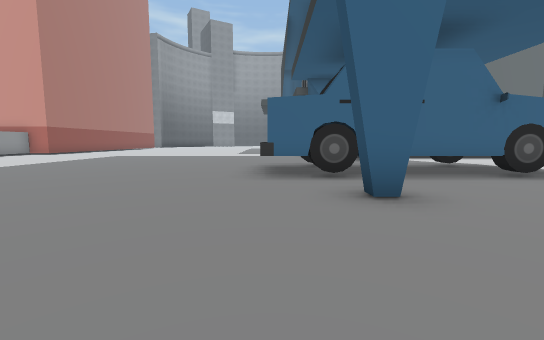
[1] (above)

24 first-person views from a walk through a Unity game level. The camera is 1.3 m above the floor, tilts 6° down and sees 90° across. The floor is counted in squares, 2 m on a side. Each view is taken from the middle of a square. On the plan, view 1 faces up. The plan holds only what a view shows up to about 9 squares ahead; the rest is blank. The place goes on beyond the plan. The player character is not drawn. Some surface patterns are stand-ins.

[2]
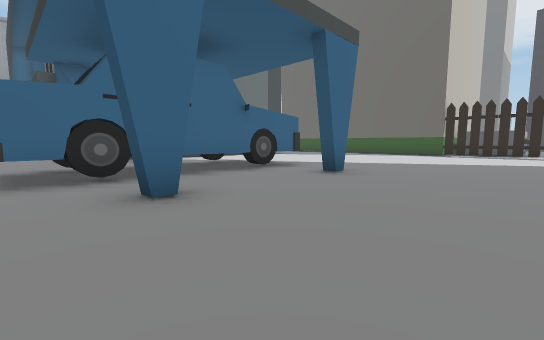

[3]
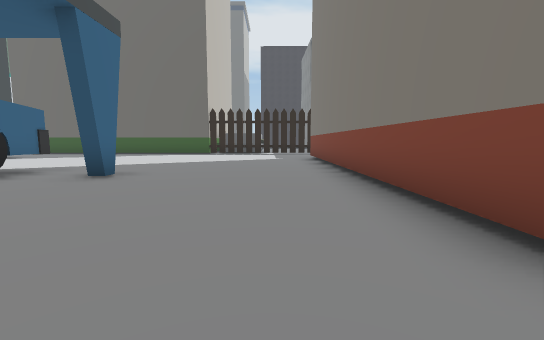

[4]
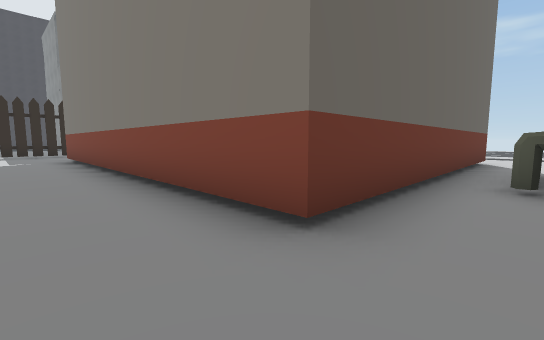

[5]
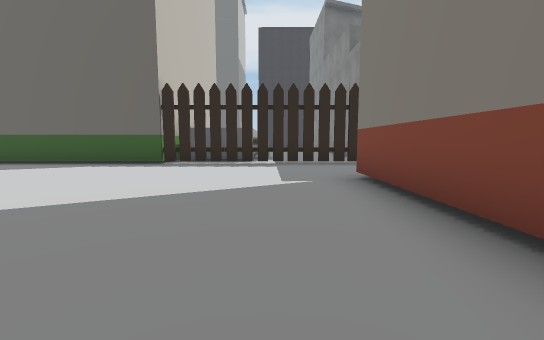

[6]
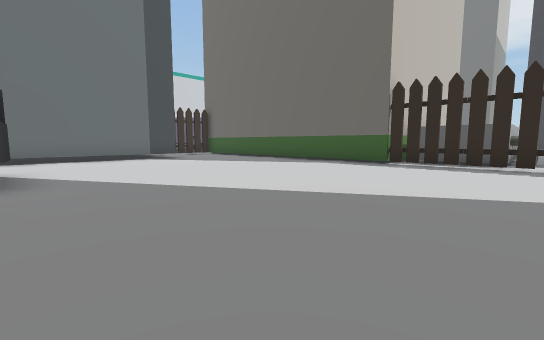

[7]
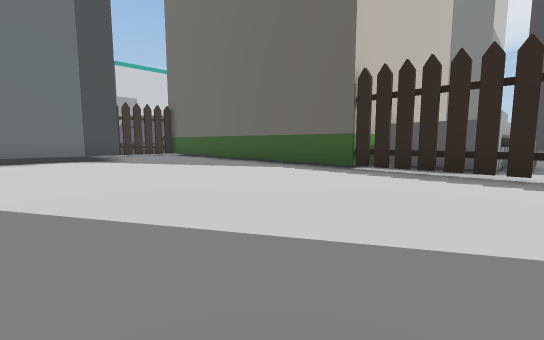

[8]
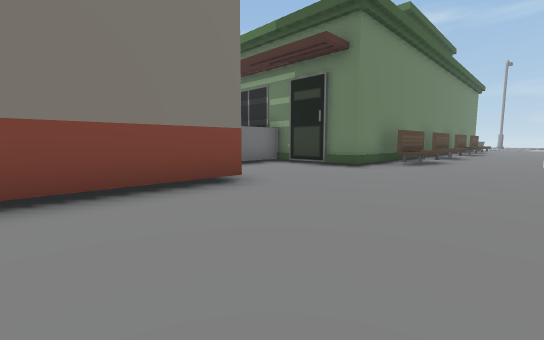

[9]
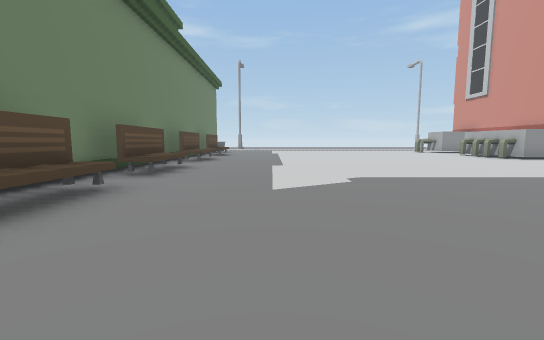

[10]
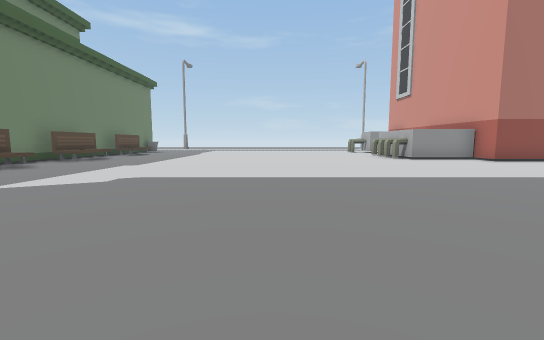

[11]
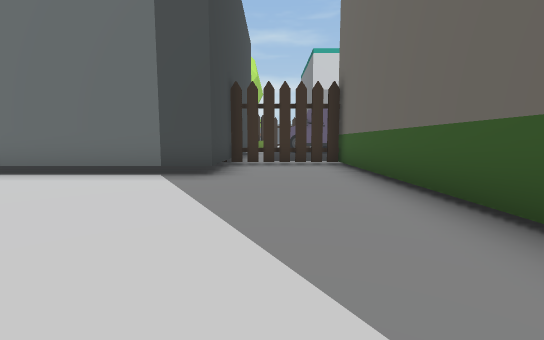

[12]
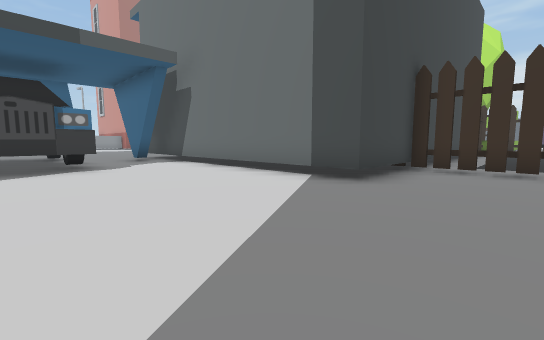

[13]
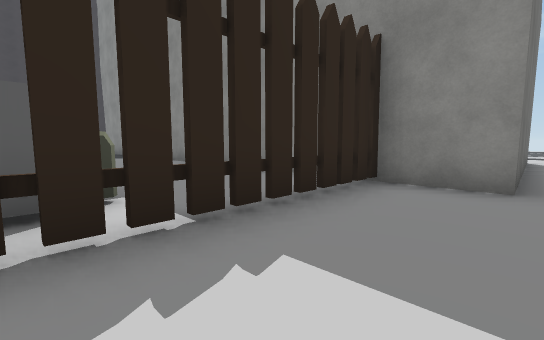

[14]
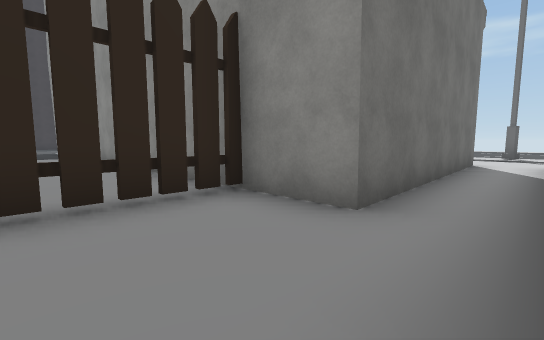

[15]
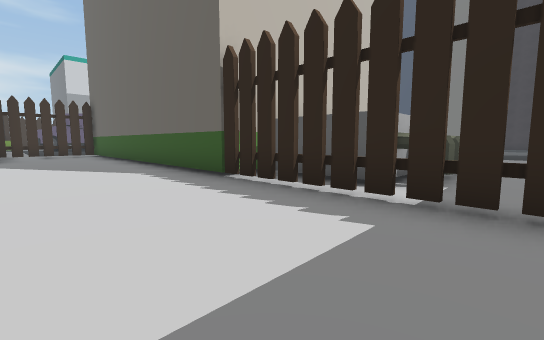

[16]
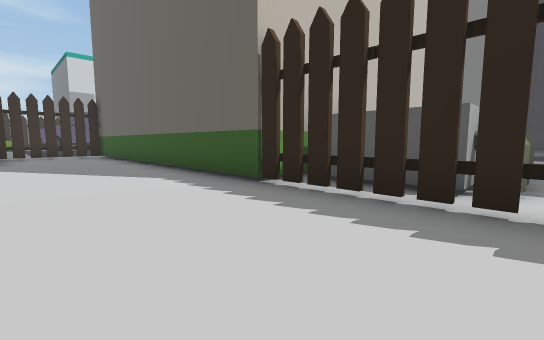

[17]
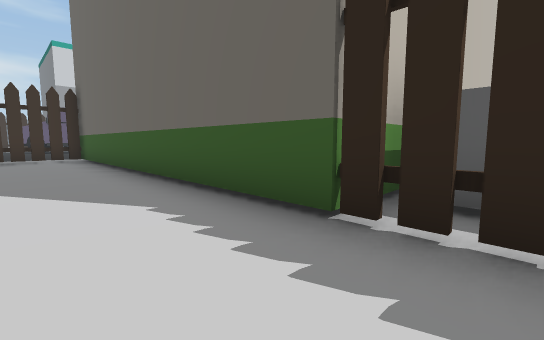

[18]
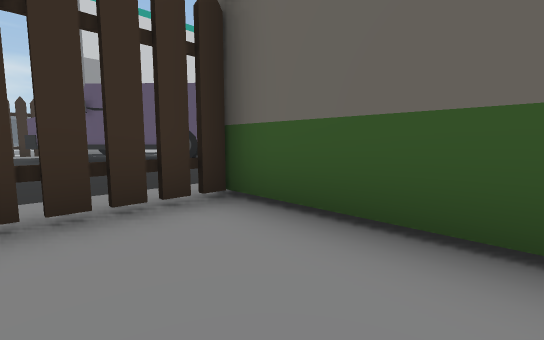

[19]
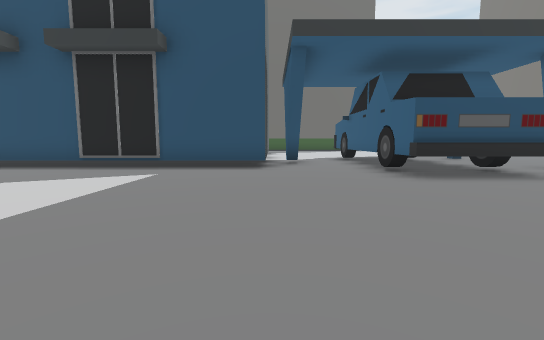

[20]
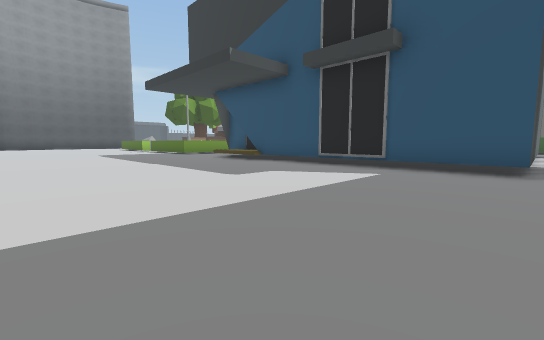

[21]
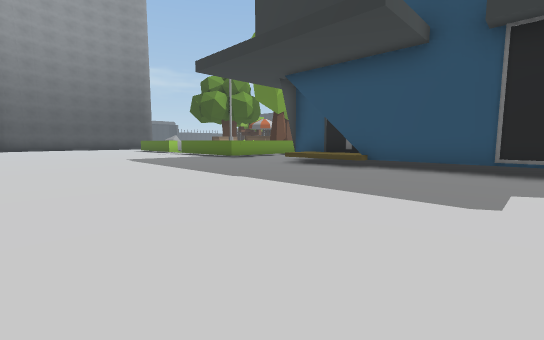

[22]
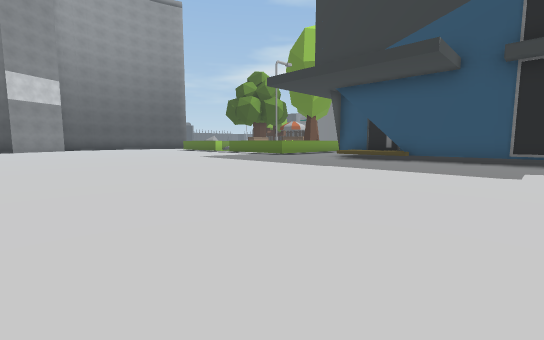

[23]
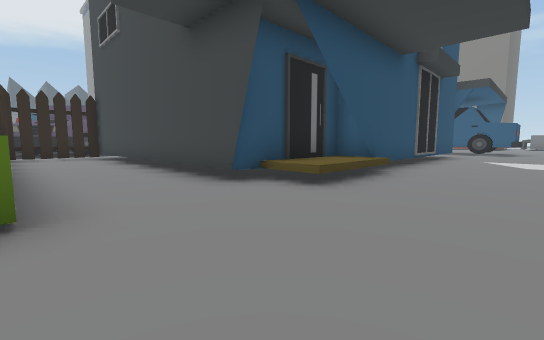

[24]
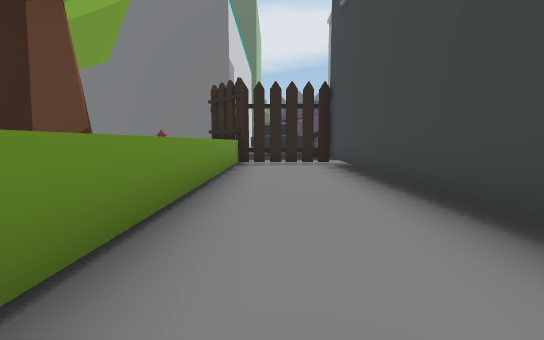

### Floor plan
Key: @ floor where view 1 was taken; # wall or solid block; . main floor; : floor 0.5 m higher than the main floor; ^ raised ledge; T thing the floor can be seen under or through; O other object.
Columns run from 11 left of view 1 to 22 right of it. Each row starts with its distance up from view 1.
 25    ......        #
 24    .......       ##   OO
 23    ..........^^^^^^^^^O
 22    ...................O..
 21    ...................O.##
 20    ...........#########..#
 19    ..........:#
 18    ..........##            #
 17    ..........##       #.   #
 16    ..........#         .
 15 O  ..........#         ...
 14 O. ..........#        #...
 13 ...   .......#        OOOO
 12 ....  .......#        #..O
 11 ..... .......#       ##..O
 10 .............#########...O
  9 .........................O
  8 .........................O
  7 ...........TTTTTTT.......O
  6 ...........T     T.......O
  5 ...........TTTTTTT.......O
  4 .........................O   OOOOO
  3 ............#...#........OOOO
  2 .........................OO
  1 .........................OOOOO
  0 ...........@.............O.OO.
 -1 O.OOOOOO.................O...
 -2 ^#^^^^ ^#...OOOOOOOOOOO..O...
 -3         #...O          ##O.#####
 -4         ^##.O          #  ##
 -5           ##O          #
 -6             O          #
 -7             O          #
 -8             O          #
 -9             O          #

Positions as (right, up) in squares from view 1, and headings:
1: (0, 0), facing up
2: (0, 0), facing up-right
3: (0, 0), facing right
4: (0, 0), facing down-right
5: (6, 0), facing right
6: (6, 0), facing up-right
7: (8, 0), facing up-right
8: (4, 2), facing down-left
9: (-2, 2), facing left
10: (-2, 6), facing left
11: (12, 5), facing up
12: (13, 6), facing up-left
13: (12, 1), facing down-right
14: (11, -1), facing down-right
15: (11, -1), facing up-right
16: (11, 0), facing up-right
17: (12, 2), facing up-right
18: (12, 10), facing up-right
19: (-5, 10), facing right
20: (-5, 10), facing up-right
21: (-5, 14), facing up-right
22: (-8, 14), facing up-right
23: (-1, 23), facing down-right
24: (3, 22), facing right
